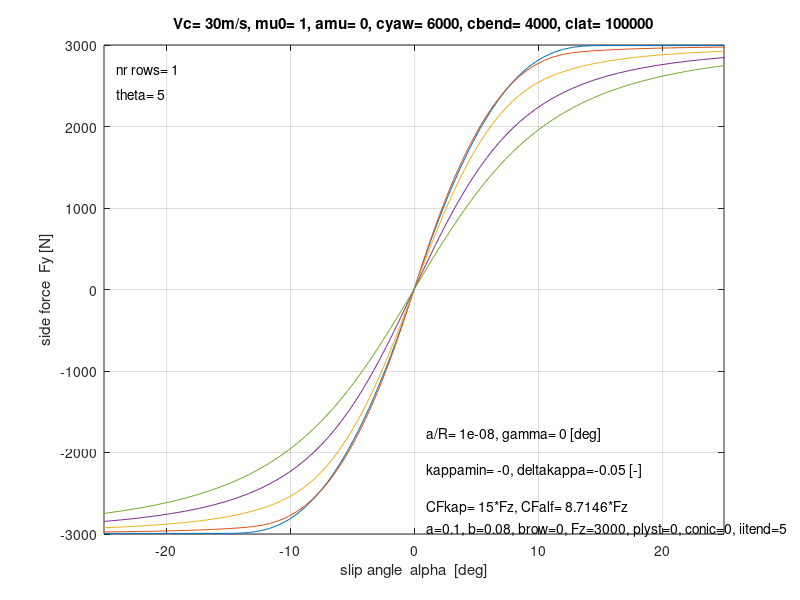
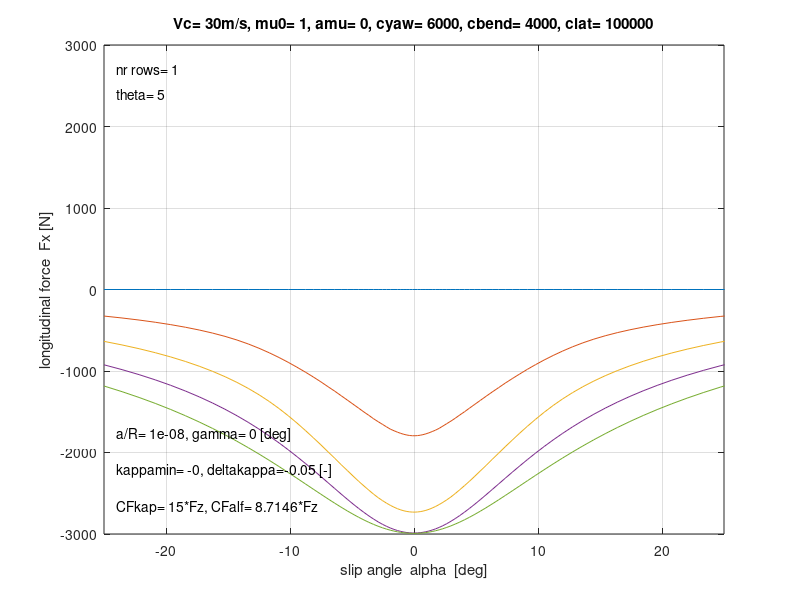
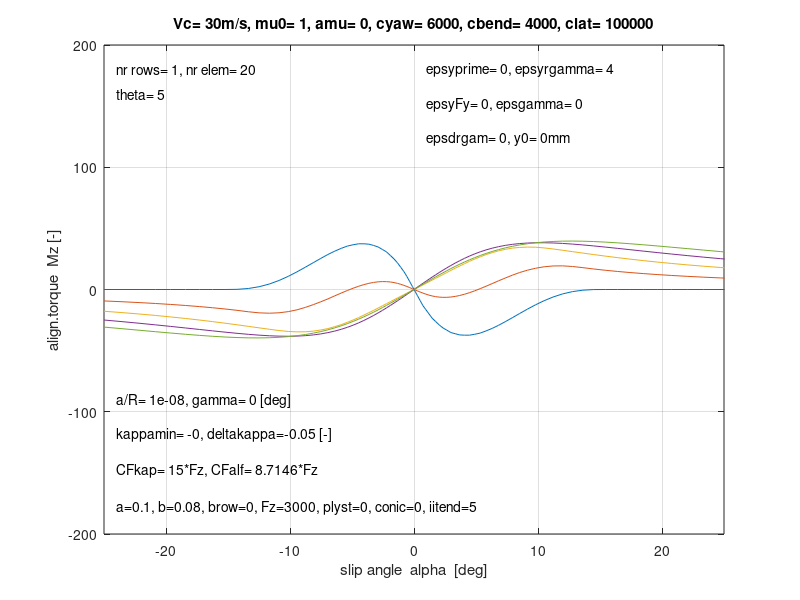
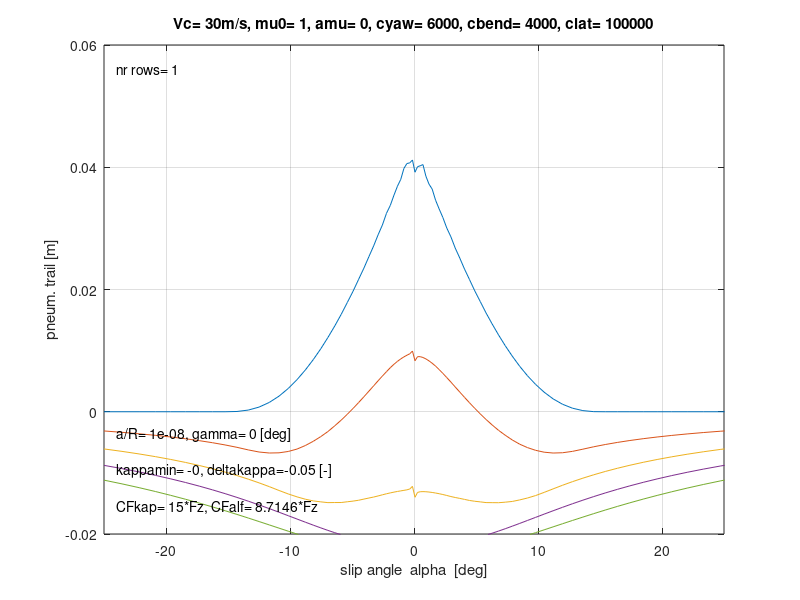

Write MATLAB code to recreate these figures, in order.
% **    TreadSim.m by H.B. Pacejka                                                              **
% **    August 1999 - February 2014                                                             **
% **    tread element following model                                                           **
% **    one, two or three rows                                                                  **  
% **    stationary response to lateral, longitudinal, camber and turn slip                      **
% **    carcass rigid with only lateral compliance effect in Mz                                 **
% **                        or                                                                  **
% **    carcass lateral, yaw and bending compliance                                             **
% **    with approximate slip speed dependent friction coefficient                              **  
% **    conicity, ply-steer, correction factors for lateral roll and camber distortion          ** 
% **    calculation of forces Fx, Fy and moment Mz (en t) as function of kappa, alpha or a/R    **
% **        (with kappa, a/R =aphit, gamma or alpha as changing motion parameter)               ** 
% **    option for making deformation picture for one set of motion variables                   **


      %**  model settings                
rigid=0;        % =1 if carcass is rigid, else =0
nrow=1;         % number of rows (1 or 2 or 3)
n=20;           % number of bristle elements in longitudinal direction


      %**  tyre parameters
Fz=3000;        % normal load [N]
re=0.3;         % effective rolling radius [m]
a=0.1;          % half contact length [m]
b=0.08;         % half contact width [m]
brow=0.05;      % half effective contact width [m]
mu0=1;          % friction coefficient [-]
amu=0.0;        % speed dependency coefficient for mu [s/m] ( mu=mu0/(1+amu*Vbi) );      0.03
CFkappaFz=15;   % long. slip stiffness over Fz [-]
alphadegply=0;  % ply-steer equivalent slip angle [deg]
gammadegcon=0;  % conicity equivalent camber angle [deg]

% stiffnesses of tyre carcass at contact patch at base of tread elements (as if measured on bare tyre) 
if rigid==0
  cyaw= 6000;      % [Nm/rad]    
  cbend=4000;      % [mN]        
  clat= 100000;    % [N/m]       suggested:  clat=Fz/(0.15*a)   
else
  cyaw= 10000000;  % [Nm/rad]  
  cbend=10000000;  % [mN]       
  clat= 10000000;  % [N/m]  
  c=1/100000;      % c=(1-epsyFy)/clat, Mz=Mz-c*Fx*Fy-y0*Fx, (0.25/100000),   'c is used if rigid'
end;

% for scaling Mz graphs and to set Mmax and Mmin, see part just below:   '% **   end of picture'  (at ca. 3/4 of script)   

      %**  correction parameters
epsyprime=0.0;  % reduction factor for moment (Mzprime) arm of Fx causing yaw distortion (slope);
                % arm =~(1-epsyprime)*ymeff   (0.5)
                % where ymeff represents effective lateral displacement of belt in contact zone
epsyrgamma=4;   % moment (Mz) arm for Fx due to sideways rolling caused by camber =
                % ygamroll=epsyrgamma*gamma*b; if abs(ygamroll)>b: ygamroll=b*sign(gamma)
epsyFy=0.0;     % reduction factor moment(Mz)arm for Fx due to sideways rolling caused by Fy
                % and the counter effect of longitudinal deflection
                % total moment {Mz) arm= ymeff= ym0+ydefl(1-epsyFy)+ygamroll  
epsdrgam=0.0;   % coefficient for reduced change eff. rolling radius left/right caused by camber
                % delta_re_Right=~ -(1-epsdrgam)*gamma*brow; suggestion: epsdrgam (=epsxgamma)=epsgamma
epsgamma=0.0;   % reduced camber curvature coefficient (will be >0) due to distorsion (=epsygamma) 
                % resulting camber contactline curvature (at mu=0)
                % 1/Rgamma=(1/re)*(1-epsgamma)*sin(gamma)
y0=0.00;        % initial lateral off-set (vo) , if rigid: Mz=Mz-c*Fx*Fy-y0*Fx  (0.005)


      %**  motion parameters (overruled if chosen as changed parameter or as running variable)
Vc=30;          % speed of contact centre [m/s]
alphadeg=0;     % [deg]    (slip angle) 
gammadeg=0;     % [deg]    (camber angle)
R=10000000;     % [m]      (aphit=a/R;   non-dimensional turnslip) 
kappa=0;        % [-]      (long. slip ratio)


      %**  control of graphs created
picture=0;      % if =1 then single set of values of motion variables is given and diagrams of 
                % force distribution and of carcass and tread elements deformation are produced

      %**  running variables

% if running variable (abscissa) (then =1 else =0)
kapparuns=0;    % longitudinal slip ratio
alpharuns=1;    % slip angle
aphitruns=0;    % non-dimensional turnslip (aphit=a/R)

      %**  varying parameters 

% if varying parameter (multiple curves in graph) (then =1 else =0)
kappapar=1;     % longitudinal slip ratio
alphapar=0;     % slip angle
gammapar=0;     % camber angle
aphitpar=0;     % non-dimensional turnslip (aphit=a/R)

      %**  picture motion setting

if picture ==1          % single set of values of motion variables
  alphapict= 4;        % slip angle in degrees
  gammapict= 0;        % camber angle in degrees
  Rpict= 1.00000000;   % turnslip = a/Rpict,  path curvature radius Rpict in m
  kappapict= -0.0;     % long. slip (from -1 to ....)
  n=30;
end; 
  
      %** ranges and step
                % side slip angle: alpha range and step [deg] (if chosen as running variable)
alphdegminr=-25.01;
alphdegmaxr=25;
g1a=0.05; g2a=0.2;      % deltalphdegr=g1a*abs(alphadeg)+g2a (varying alpha increment)

                % longidinal slip ratio: kappa range and step [-] (if chosen as running variable)
kappaminr=-0.99;        % negative: braking
kappamaxr= 0.8;         % positive: driving
g1k=0.1; g2k=0.01;      % deltakappar=g1k*abs(kappa)+g2k  (varying kappa increment) 

                % non-dim. turnslip: aphit (=a/R) range and step [-] (if chosen as running parameter)
aphitminr=0.01;
aphitmaxr=0.7;
g1t=0.01; g2t=0.01;     % deltaphitr=g1t*abs(aphit)+g2t   (varying aphit increment)

aphit=a/R; 
jmax=1; 
deltgamdeg=0; gamdegmin=gammadeg;             
deltalphdeg=0; alphdegmin=alphadeg;              
deltaphit=0; aphitmin=aphit;                     
deltakappa=0; kappamin=kappa;                  

      % **  changed motion parameters (number, minimum, step)
if gammapar==1      % **gamma** as changed motion parameter [deg]:  
  jmax=6; gamdegmin=-5; deltgamdeg=5;              
end;
if aphitpar==1      % **aphit (=a/R)** as changed motion parameter [-]:  
  jmax=12; aphitmin=-0.3; deltaphit=0.1;               
end;
if alphapar==1      % **alpha** as changed motion parameter [deg]: 
  jmax=6; alphdegmin=0.000001-2; deltalphdeg=2;           
end;
if kappapar==1      % **kappa** as changed motion parameter [-]:  
  jmax=5; kappamin=-0.0; deltakappa=-0.05;        
end;

      % **  end of parameter settings
            


      % **  start of computation

clf;
if nrow==1 
  brow=0; 
end;
if rigid ==1
  iitend=1;    % =1 (no iterations at rigid carcass!)
else
  iitend=5;    % =5....25 (number of iterations depends on carcass compliance)
end;

CFkappa=CFkappaFz*Fz; %[N/-] from this: cp=(1/(nrow*2*a*a))*CFkappa;
% cornering stiffness coeff. CFalpha/Fz [-] is calculated if alpharuns=1 for last parameter case

% resulting stiffness of tread elements, per row, per unit of circumfernce 
cp=(1/(nrow*2*a*a))*CFkappa;
theta=(1/3)*CFkappa/(mu0*Fz); % not used         
             
a2=a*a; a3=a2*a;
nCFa=0; CFalphaFz='?';

if picture==1
  jmax=1;
  alphadegmin=alphapict;
  gamdegmin=gammapict;
  aphitmin=a/Rpict;
  kappamin=kappapict;
end;   
         
      % **  begin gamma, aphit(=a/R), alpha or kappa-loop (as motion parameter) 
for j=1:jmax                           
gammadeg=gamdegmin+(j-1)*deltgamdeg;              
aphit=aphitmin+(j-1)*deltaphit;                        
alphadeg=alphdegmin+(j-1)*deltalphdeg;
kappa=kappamin+(j-1)*deltakappa;                        

alpha=alphadeg*pi/180;
gamma=(gammadeg+gammadegcon)*pi/180;
singam=sin(gamma);
cs0=alphadegply*pi/180;             % initial belt slope due to ply-steer
cc0=(1/re)*(1-epsgamma)*singam;     % initial belt lateral curvature due to camber and conicity
ym0=-0.5*cc0*a2;                    % initial belt lateral position at contact centre resulting from camber
                                    % at mu=0. This is a guess; then, y0i=cs0*a at leading edge (x=a)
ygamroll=epsyrgamma*singam*b;       % moment arm of Fx due to sideways rolling at camber
if abs(ygamroll)>b
  ygamroll=b*sign(gamma);
end;

cs=cs0;
cc=cc0;
ym=ym0;
Fy=0; Mzprime=0; Fym1=0; Mzm1=0; 
if alpharuns==1
  alphadeg=alphdegminr;
  imax=round((log(abs(1-g1a*alphdegminr/g2a))+log(abs(1+g1a*alphdegmaxr/g2a)))/g1a)+2;
end;
if kapparuns==1
  kappa=kappaminr;
  imax=round((log(abs(1-g1k*kappaminr/g2k))+log(abs(1+g1k*kappamaxr/g2k)))/g1k)+2;
end;
if aphitruns==1
  aphit=aphitminr;
  imax=round((log(abs(1-g1t*aphitminr/g2t))+log(abs(1+g1t*aphitmaxr/g2t)))/g1t)+5;
end;

if picture==1
  alphadeg=alphapict;
  alpha=alphadeg*pi/180;
  kappa=kappapict;
  aphit=a/Rpict;
  alphadegminr=alphapict;
  kappaminr=kappapict;
  aphitminr=a/Rpict;
  imax=1;
end;   

      % **  begin kappa or alpha or a/R (if running variable) ia-loop
for ia=1:imax                       

if alpharuns==1
  alpha=pi*alphadeg/180;
  Fym1=Fy;                        % needed for calculation of cornering stiffness
end;
R=a/(aphit+0.0001); 
Fy=0; Mzprime=0;                % initial value for iteration


      % **  begin carcass deflection iteration, iit-loop
for iit=1:iitend                    
slope=Mzprime/cyaw;      
cs=cs0+slope;                       % belt slope at contact centre w.r.t. wheel plane
curve=Fy/cbend;          
cc=cc0-curve;                       % belt lateral curvature in contact zone
ydefl= Fy/clat;     
ym=ym0+ydefl;                       % belt lateral position at contact centre w.r.t. wheel plane
yFyroll=-epsyFy*ydefl;
ymeff=ym+ygamroll+yFyroll;          % effective moment (Mz) arm for Fx

       % **  begin left (iLR=1) and right row (iLR=2) loop (if one row: nrow=1)
for iLR=1:nrow                     
  if nrow==1 
    ibLR=0; bLR=0;
  end;
  if nrow==2
    ibLR=(2*iLR-3); bLR=ibLR*brow;
  end;   
  if nrow==3
    ibLR=(iLR-2); bLR=ibLR*brow;  % left: bLR=-brow,  middle: bLR=0,  right: bLR=+brow
  end;
   
psidot= -Vc/R;

Vcx=Vc*cos(alpha);       
Vsx= -Vcx*kappa;         
Vsy= -Vcx*tan(alpha);    
Vr=Vcx-Vsx;
omega=Vr/re;
VcxLR=Vcx-bLR*psidot;
VsxLR=Vsx-bLR*psidot+bLR*omega*(1-epsdrgam)*singam;
VsyLR=Vsy;
VrLR=Vr;


deltat=2*a/(n*VrLR);
deltax=2*a/n;
xi=a; x(1)=a; 
ei=0; exi=0; eyi=0; Fxim1=0; Fyim1=0; Mzim1=0; 
px(1)=0; py(1)=0; pz(1)=0; p(1)=0;                 
sliding=0;
                    
      % **  begin i-loop: passage through contact length
for  i=2:n+1                             
eim1=ei; exim1=exi; eyim1=eyi;
xi=xi-deltax; xi2=xi*xi;
x(i)=xi;
dybdximean=cs+cc*(xi+0.5*deltax);
ybi=ym +cs*xi+0.5*cc*xi*xi+bLR;
ybieff=ymeff+cs*xi+0.5*cc*xi*xi+bLR;
Vbxi=VsxLR;
Vbyimean=VsyLR + (xi+0.5*deltax)*psidot - VrLR*dybdximean;
Vbi=sqrt(Vbxi*Vbxi+Vbyimean*Vbyimean); Vb(i)=Vbi; % belt point velocity
mu=mu0/(1+amu*Vbi);
pzi=0.75*Fz*(a2-xi2)/(a3*nrow); pz(i)=pzi; % vertical pressure distribution (qz)
deltasxi=deltat*Vbxi;
deltasyi=deltat*Vbyimean;

if sliding>0           % element is sliding
  ei=mu*pzi/cp;
  if i==2 
    eim1=0.00001;
    exim1=-eim1*Vbxi/Vbi;
    eyim1=-eim1*Vbyimean/Vbi;
  end;
  gi=0.5*eim1*((exim1-deltasxi)*(exim1-deltasxi)+(eyim1-deltasyi)*(eyim1-deltasyi)-ei*ei)/....
     (exim1*(exim1-deltasxi)+eyim1*(eyim1-deltasyi));
  exi=(1-gi/eim1)*exim1-deltasxi;
  eyi=(1-gi/eim1)*eyim1-deltasyi;
  ein=sqrt(exi*exi+eyi*eyi);
  exi=(ei/ein)*exi;                   % correction
  eyi=(ei/ein)*eyi;                   % correction
  pxi=(exi/ei)*mu*pzi;
  pyi=(eyi/ei)*mu*pzi;
  if gi<0                % element starts to adhere to the road
    sliding=0;
    exi=-deltasxi+exim1;
    eyi=-deltasyi+eyim1;
    ei=sqrt(exi*exi+eyi*eyi); e(i)=ei;
    pii=cp*ei;
    pxi=cp*exi;
    pyi=cp*eyi;
    if pii>mu*pzi
      pxi=(exi/ei)*mu*pzi;
      pyi=(eyi/ei)*mu*pzi;
      pii=mu*pzi;
      sliding=1;
    end;
  end;
else                     % element is adhering to the road
  exi=-deltasxi+exim1;
  eyi=-deltasyi+eyim1;
  ei=sqrt(exi*exi+eyi*eyi); e(i)=ei;
  pii=cp*ei;
  pxi=cp*exi;
  pyi=cp*eyi;
  if pii>mu*pzi           % element starts to slide    
    sliding=1;
    if i==2 
      eim1=0.00001;
      exim1=-eim1*Vbxi/Vbi;
      eyim1=-eim1*Vbyimean/Vbi;
    end;
    ei=mu*pzi/cp;                
    gi=0.5*eim1*((exim1-deltasxi)*(exim1-deltasxi)+(eyim1-deltasyi)*(eyim1-deltasyi)-ei*ei)/....
       (exim1*(exim1-deltasxi)+eyim1*(eyim1-deltasyi));
    exi=(1-gi/eim1)*exim1-deltasxi;   
    eyi=(1-gi/eim1)*eyim1-deltasyi;   
    ein=sqrt(exi*exi+eyi*eyi);
    exi=(ei/ein)*exi;                  % correction
    eyi=(ei/ein)*eyi;                  % correction
    pxi=(exi/ei)*mu*pzi;
    pyi=(eyi/ei)*mu*pzi;
  end;
end;            

pii=sqrt(pxi*pxi+pyi*pyi);

Fxi=Fxim1+pxi*2*a/n;
Fyi=Fyim1+pyi*2*a/n;
Mzi=Mzim1+(xi*pyi -ybieff*pxi)*2*a/n;
py(i)=pyi;
Fxim1=Fxi;
Fyim1=Fyi;
Mzim1=Mzi;

if picture==1
  if ibLR==-1   
  yL(1,i)=mu*pzi; yL(2,i)=pxi; yL(3,i)=pyi; yL(4,i)=pii; yL(5,i)=0;
  xelL(3*i-2)=xi; xelL(3*i-1)=xi+exi ; xelL(3*i)=xi;
  yelL(3*i-2)=ybi-bLR; yelL(3*i-1)=ybi-bLR+eyi ; yelL(3*i)=ybi-bLR;
  ey(i)=eyi;
  else
    if ibLR==0   
      yM(1,i)=mu*pzi; yM(2,i)=pxi; yM(3,i)=pyi; yM(4,i)=pii; yM(5,i)=0; yM(6,i)=pzi; yM(7,i)=1000*Vbi;
      xelM(3*i-2)=xi; xelM(3*i-1)=xi+exi ; xelM(3*i)=xi;
      yelM(3*i-2)=ybi-bLR; yelM(3*i-1)=ybi-bLR+eyi ; yelM(3*i)=ybi-bLR;
      ey(i)=eyi;
    else
      yR(1,i)=mu*pzi; yR(2,i)=pxi; yR(3,i)=pyi; yR(4,i)=pii; yR(5,i)=0;
      xelR(3*i-2)=xi; xelR(3*i-1)=xi+exi ; xelR(3*i)=xi;
      yelR(3*i-2)=ybi-bLR; yelR(3*i-1)=ybi-bLR+eyi ; yelR(3*i)=ybi-bLR;
      eyR(i)=eyi;
    end;
  end;
end;

end;  % **  end i-loop (passage through contact length)

      % **  forces and moment
if ibLR==-1
  FxL=Fxi; FyL=Fyi; MzL=Mzi;
else
  if ibLR==0  
    FxM=Fxi; FyM=Fyi; MzM=Mzi;
  else 
    FxR=Fxi; FyR=Fyi; MzR=Mzi;
  end;
end;

end;  % **  end iLR-loop (one, two or three rows of elements)

if nrow==1
  Fx=FxM;
  Fy=FyM;
  Mz=MzM;
else
  if nrow==2
    Fx=FxL+FxR;
    Fy=FyL+FyR;
    Mz=MzL+MzR;
  else
    Fx=FxL+FxR+FxM;
    Fy=FyL+FyR+FyM;
    Mz=MzL+MzR+MzM;
  end;
end;

Mzprime=Mz+Fx*ymeff*epsyprime;      % for torsion (slope) calculation

end;  % **  end iit-loop (carcass deflection iteration)

if rigid==1
  Mz=Mz-c*Fx*Fy-y0*Fx;
else
  Mz=Mz-y0*Fx;
end;

t=-Mz/Fy;    % pneumatic trail

yfx(ia,j)=Fx;
yfy(ia,j)=Fy;
ymz(ia,j)=Mz;
yt(ia,j)=t;
%if ia>4
 % ytdiff(ia-4)=-(ymz(ia)-ymz(ia-4))/(yfy(ia)-yfy(ia-4));
 % xamean(ia-4)=xa(ia-2);
%end;
if kapparuns==1
  xa(ia,j)=kappa;
end;
if alpharuns==1
  xa(ia,j)=alphadeg;
end;
if aphitruns==1
  xa(ia,j)=aphit;
end;

      % ** calculation of CFalpha/Fz (take deltalphadegr small!)
if alpharuns==1                     
  if nCFa==0
    if ia>1
      if alpha>0
        if gamma==0
          if abs(aphit)<0.001
            if kappa==0
              CFalphaFz=(Fy-Fym1)/(Fz*pi*deltalphdegr/180);
              nCFa=1;
            end;
          end;
        end;
      end;
    end;
  end;
else
  CFalphaFz='?';   
end;

if alpharuns==1
  deltalphdegr=g1a*abs(alphadeg)+g2a;
  alphadeg=alphadeg+deltalphdegr;
end;
if kapparuns==1
  deltakappar=g1k*abs(kappa)+g2k;
  kappa=kappa+deltakappar;
end;
if aphitruns==1
  deltaphitr=g1t*abs(aphit)+g2t;
  aphit=aphit+deltaphitr;
end;

end;       % **  end running variable ia-loop 

end;       % **  end motion parameter j-loop


if picture==1
  xelL(1)=a; xelL(2)=a ; xelL(3)=a;  
  yelL(1)=0; yelL(2)=0 ; yelL(3)=ym +cs*a+0.5*cc*a*a;  
  xelL(3*(n+1)+1)=-a; yelL(3*(n+1)+1)=0;
  xelL(3*(n+1)+2)=a; yelL(3*(n+1)+2)=0;
  xelM(1)=a; xelM(2)=a ; xelM(3)=a;  
  yelM(1)=0; yelM(2)=0 ; yelM(3)=ym +cs*a+0.5*cc*a*a;  
  xelM(3*(n+1)+1)=-a; yelM(3*(n+1)+1)=0;
  xelM(3*(n+1)+2)=a; yelM(3*(n+1)+2)=0;
  xelR(1)=a; xelR(2)=a ; xelR(3)=a;  
  yelR(1)=0; yelR(2)=0 ; yelR(3)=ym +cs*a+0.5*cc*a*a;  
  xelR(3*(n+1)+1)=-a; yelR(3*(n+1)+1)=0;
  xelR(3*(n+1)+2)=a; yelR(3*(n+1)+2)=0;
  if rigid==1
    yc=Fy*c;
    for i=3:3*(n+1)
      yelL(i)=yelL(i)+yc;
      yelM(i)=yelM(i)+yc;
      yelR(i)=yelR(i)+yc;
    end;   
  end;

        % **  plots picture of force distribution and deformations
if nrow~=2                     
  figure(1);
  plot(x,yM);     
  xlabel('x  [m]'); 
  ylabel('d.blue: mu*pz, l.blue: p, green: px, red: py, sepia: pz[N/m], black: Vb[mm/s]');
  text(-0.1,16500,['alpha= ',num2str(alphapict),' deg, gamma= ',num2str(gammapict),' deg, kappa= ',num2str(kappapict),', R= ',num2str(Rpict),'m']);
  text(-0.1,18500,['cyaw= ',num2str(cyaw),', cbend= ',num2str(cbend),', clat= ',num2str(clat),', cp= ',num2str(cp)]);
  text(-0.1,14500,['theta= ',num2str(theta)]);
  text(-0.1,12500,['epsyprime= ',num2str(epsyprime),', epsyrgamma= ',num2str(epsyrgamma)]);
  text(-0.1,10500,['epsyFy= ',num2str(epsyFy),', epsgamma= ',num2str(epsgamma)]);
  text(-0.1,8500,['epsdrgam= ',num2str(epsdrgam),', y0= ',num2str(y0*1000),'mm']);
  if nrow==1 
    text(0.03,12500,'SINGLE ROW');
  else 
    text(0.03,12500,'MIDDLE ROW'); 
  end;
  axis([-0.11,0.11,-5000,20000]);
  grid;

  figure(2);
  plot(xelM,-yelM);
  xlabel('x and longitudinal deflections [m]'); 
  ylabel('lateral deflections  [m]');
  text(-0.1,0.007,['alpha= ',num2str(alphapict),' deg, gamma= ',num2str(gammapict),' deg, kappa= ',num2str(kappapict),', R= ',num2str(Rpict),'m']);
  if rigid==1
    text(-0.1,0.009,['** RIGID **,  c= ',num2str(c),'m/N']);
  else   
    text(-0.1,0.009,['cyaw= ',num2str(cyaw),', cbend= ',num2str(cbend),', clat= ',num2str(clat),', cp= ',num2str(cp)]);
  end;
  text(-0.02,0.005,['Fy= ',num2str(round(Fy)),'N,  Mz= ',num2str(round(Mz)),'Nm']);
  if nrow==1 
    text(-0.1,0.005,'SINGLE ROW');
  else 
    text(-0.1,0.005,'MIDDLE ROW'); 
  end;
  axis([-0.11,0.11,-0.04,0.01]);
end;

if nrow~=1
  figure(3);
  plot(x,yR);     
  xlabel('x  [m]'); 
  ylabel('d.blue: mu*pz,  l.blue: p,  green: px,  red: py  [N/m]');
  text(-0.1,16500,['alpha= ',num2str(alphapict),' [deg], gamma= ',num2str(gammapict),' [deg], kappa= ',num2str(kappapict),' [-], R= ',num2str(Rpict),' [m]']);
  text(-0.1,18500,['cyaw= ',num2str(cyaw),', cbend= ',num2str(cbend),', clat= ',num2str(clat),', cp= ',num2str(cp)]);
  text(-0.1,12500,'RIGHT ROW');
  axis([-0.11,0.11,-5000,20000]);
  grid;

  figure(4);
  plot(xelR,-yelR);
  xlabel('x and longitudinal deflections [m]'); 
  ylabel('lateral deflections  [m]');
  text(-0.1,0.007,['alpha= ',num2str(alphapict),' [deg], gamma= ',num2str(gammapict),' [deg], kappa= ',num2str(kappapict),' [-], R= ',num2str(Rpict),' [m]']);
  if rigid==1
    text(-0.1,0.009,['** RIGID **,  c= ',num2str(c),'m/N']);
  else   
    text(-0.1,0.009,['cyaw= ',num2str(cyaw),', cbend= ',num2str(cbend),', clat= ',num2str(clat),', cp= ',num2str(cp)]);
  end;
  text(-0.1,0.005,['RIGHT ROW,   brow/a= ',num2str(brow/a)]);
  axis([-0.11,0.11,-0.04,0.01]);

  figure(5);
  plot(x,yL);     
  xlabel('x  [m]'); 
  ylabel('d.blue: mu*pz,  l.blue: p,  green: px,  red: py  [N/m]');
  text(-0.1,16500,['alpha= ',num2str(alphapict),' deg, gamma= ',num2str(gammapict),' deg, kappa= ',num2str(kappapict),', R= ',num2str(Rpict),'m']);
  text(-0.1,18500,['cyaw= ',num2str(cyaw),', cbend= ',num2str(cbend),', clat= ',num2str(clat),', cp= ',num2str(cp)]);
  text(-0.1,14500,['theta= ',num2str(theta)]);
  text(-0.1,12500,['epsyprime= ',num2str(epsyprime),', epsyrgamma= ',num2str(epsyrgamma)]);
  text(-0.1,10500,['epsyFy= ',num2str(epsyFy),', epsgamma= ',num2str(epsgamma)]);
  text(-0.1,8500,['epsdrgam= ',num2str(epsdrgam),', y0= ',num2str(y0*1000),'mm']);
  text(0.03,12500,'LEFT ROW'); 
  axis([-0.11,0.11,-5000,20000]);
  grid;

  figure(6);
  plot(xelL,-yelL);
  xlabel('x and longitudinal deflections [m]'); ylabel('lateral deflections  [m]');
  text(-0.1,0.007,['alpha= ',num2str(alphapict),' deg, gamma= ',num2str(gammapict),' deg, kappa= ',num2str(kappapict),', R= ',num2str(Rpict),'m']);
  if rigid==1
    text(-0.1,0.009,['** RIGID **,  c= ',num2str(c),'m/N']);
  else   
    text(-0.1,0.009,['cyaw= ',num2str(cyaw),', cbend= ',num2str(cbend),', clat= ',num2str(clat),', cp= ',num2str(cp)]);
  end;
  text(-0.02,0.005,['Fy= ',num2str(round(Fy)),'N,  Mz= ',num2str(round(Mz)),'Nm']);
  text(-0.1,0.005,'LEFT ROW'); 
  axis([-0.11,0.11,-0.04,0.01]);
end;
           % **    end of picture


else
        % **  plots with running variable
if alpharuns==1
  xmin=alphdegminr; xmax=alphdegmaxr; xtext='slip angle  alpha  [deg]';
  Fxmin=-mu0*Fz; Fxmax=mu0*Fz; 
  Fymin=-mu0*Fz; Fymax=mu0*Fz; 
  Mmin=-200; Mmax=200;
  %Mmin=1.1*0.1*a*Fymin; Mmax=0.9*0.1*a*Fymax; 
  tmin=-0.2*a; tmax=0.6*a; ax=0.25; ay=0; partext1=['CFkap= ',num2str(CFkappaFz),'*Fz, CFalf= ',num2str(CFalphaFz),'*Fz'];
end;
if kapparuns==1
  xmin=kappaminr; xmax=kappamaxr; xtext='longitudinal slip ratio  kappa  [-]';
  Fxmin=-mu0*Fz; Fxmax=mu0*Fz; Fymin=-mu0*Fz; Fymax=mu0*Fz; 
  Mmin=-50; Mmax=50;
  %Mmin=1.1*0.1*a*Fymin; Mmax=0.9*0.1*a*Fymax; 
  tmin=-0.2*a; tmax=0.6*a; ax=-0.25; ay=0; partext1=['CFkap= ',num2str(CFkappaFz),'*Fz']; 
end;
if aphitruns==1
  xmin=0; xmax=aphitmaxr; xtext='non-dim. turn slip  aphit= a/R  [-]';
  Fxmin=-mu0*Fz; Fxmax=mu0*Fz; Fymin=-mu0*Fz/3; Fymax=mu0*Fz; Mmin=1.1*a*Fymin/6; Mmax=0.9*0.8*a*Fymax; 
  tmin=-a; tmax=0.2*a; ax=0.25; ay=0; partext1=['CFkap= ',num2str(CFkappaFz),'*Fz']; 
end;

xl=xmax-xmin; Fxl=Fxmax-Fxmin; Fyl=Fymax-Fymin; Ml=Mmax-Mmin; tl=tmax-tmin;

if kappapar==1
  if alpharuns==1 
    partext0=['a/R= ',num2str(aphit),', gamma= ',num2str(gammadeg),' [deg]']; 
  else 
    partext0=['alpha= ',num2str(alphadeg),', gamma= ',num2str(gammadeg),' [deg]']; 
  end;
  if jmax==1
    partext=['kappa= ',num2str(kappamin)]; 
  else
    partext=['kappamin= ',num2str(kappamin), ', deltakappa=',num2str(deltakappa),' [-]']; 
  end;
elseif gammapar==1
  if alpharuns==1 
    partext0=['a/R= ',num2str(aphit),', kappa= ',num2str(kappa)]; 
  elseif kapparuns==1 
    partext0=['alpha= ',num2str(alphadeg),' [deg]',', a/R= ',num2str(aphit)];
  else
    partext0=['alpha= ',num2str(alphadeg),' [deg]',', kappa= ',num2str(kappa)];
  end;
  if jmax==1
    partext=['gamma= ',num2str(gamdegmin),' [deg]']; 
  else
    partext=['gammamin= ',num2str(gamdegmin), ', deltagamma=',num2str(deltgamdeg),' [deg]']; 
  end;
elseif alphapar==1
  if kapparuns==1 
    partext0=['a/R= ',num2str(aphit),', gamma= ',num2str(gammadeg),' [deg]']; 
  else 
    partext0=['kappa= ',num2str(kappa),', gamma= ',num2str(gammadeg),' [deg]']; 
  end;
  if jmax==1
    partext=['alpha= ',num2str(alphdegmin),' [deg]']; 
  else
    partext=['alphamin= ',num2str(alphdegmin), ', deltaalpha=',num2str(deltalphdeg),' [deg]']; 
  end;
elseif aphitpar==1
  if alpharuns==1
    partext0=['kappa= ',num2str(kappa),', gamma= ',num2str(gammadeg),' [deg]']; 
  else 
    partext0=['alpha= ',num2str(alphadeg),' [deg]',', gamma= ',num2str(gammadeg),' [deg]']; 
  end;
  if jmax==1
    partext=['aphit= ',num2str(aphitmin)]; 
  else
    partext=['aphitmin= ',num2str(aphitmin), ', deltaaphit=',num2str(deltaphit),' [-]']; 
  end;
else      
  if alpharuns==1 
    partext0=['a/R= ',num2str(aphit),', kappa= ',num2str(kappa)]; 
  elseif kapparuns==1 
    partext0=['alpha= ',num2str(alphadeg),' [deg]',', a/R= ',num2str(aphit)];
  else
    partext0=['alpha= ',num2str(alphadeg),' [deg]',', kappa= ',num2str(kappa)];
  end;
  partext=['gamma= ',num2str(gamdegmin),' [deg]'];   
end;    
if rigid==0
  texttitle= ['Vc= ',num2str(Vc),'m/s, mu0= ',num2str(mu0),', amu= ',num2str(amu),', cyaw= ',num2str(cyaw),', cbend= ',num2str(cbend),', clat= ',num2str(clat)];
else
  texttitle= ['Vc= ',num2str(Vc),'m/s , mu0= ',num2str(mu0),' , amu= ',num2str(amu),' , c= ',num2str(c),' , y0= ',num2str(y0),'      (rigid carcass)'];
end;
partext2= ['a=',num2str(a),', b=',num2str(b),', brow=',num2str(brow),', Fz=',num2str(Fz),', plyst=',num2str(alphadegply),', conic=',num2str(gammadegcon),', iitend=',num2str(iitend)];


figure(1);
plot(xa,yfy); ylabel('side force  Fy [N]'); xlabel(xtext);
title(texttitle);
text(xmin+0.02*xl, Fymin+(0.95-1.5*ay)*Fyl,['nr rows= ',num2str(nrow)]);
text(xmin+0.02*xl, Fymin+(0.9-1.5*ay)*Fyl,['theta= ',num2str(theta)]);
text(xmin+(0.27+ax)*xl, Fymin+0.205*Fyl,partext0);
text(xmin+(0.27+ax)*xl, Fymin+0.13*Fyl,partext);
text(xmin+(0.27+ax)*xl, Fymin+0.055*Fyl,partext1);
text(xmin+(0.27+ax)*xl, Fymin+0.01*Fyl,partext2);
axis([xmin,xmax,Fymin,Fymax]);
grid;

figure(2);
plot(xa,yfx); ylabel('longitudinal force  Fx [N]'); xlabel(xtext);
title(texttitle);
text(xmin+0.02*xl, Fymin+0.95*Fyl,['nr rows= ',num2str(nrow)]);
text(xmin+0.02*xl, Fymin+0.9*Fyl,['theta= ',num2str(theta)]);
text(xmin+(0.27-ax)*xl, Fymin+0.205*Fyl,partext0);
text(xmin+(0.27-ax)*xl, Fymin+0.13*Fyl,partext);
text(xmin+(0.27-ax)*xl, Fymin+0.055*Fyl,partext1);
axis([xmin,xmax,Fxmin,Fxmax]);
grid;

figure(3);
plot(xa,ymz); ylabel('align.torque  Mz [-]'); xlabel(xtext);
title(texttitle);
text(xmin+0.02*xl, Mmin+0.95*Ml,['nr rows= ',num2str(nrow),', nr elem= ',num2str(n)]);
text(xmin+0.02*xl, Mmin+0.9*Ml,['theta= ',num2str(theta)]);
text(xmin+0.52*xl, Mmin+0.95*Ml,['epsyprime= ',num2str(epsyprime),', epsyrgamma= ',num2str(epsyrgamma)]);
text(xmin+0.52*xl, Mmin+0.88*Ml,['epsyFy= ',num2str(epsyFy),', epsgamma= ',num2str(epsgamma)]);
text(xmin+0.52*xl, Mmin+0.81*Ml,['epsdrgam= ',num2str(epsdrgam),', y0= ',num2str(y0*1000),'mm']);
text(xmin+0.02*xl, Mmin+(0.275+ay)*Ml,partext0);
text(xmin+0.02*xl, Mmin+(0.205+ay)*Ml,partext);
text(xmin+0.02*xl, Mmin+(0.13+ay)*Ml,partext1);
text(xmin+0.02*xl, Mmin+(0.055+ay)*Ml,partext2);
axis([xmin,xmax,Mmin,Mmax]);
grid;

figure(4);
plot(xa,yt); ylabel('pneum. trail [m]'); xlabel(xtext);
title(texttitle);
text(xmin+0.02*xl, tmin+0.95*tl,['nr rows= ',num2str(nrow)]);
text(xmin+0.02*xl, tmin+0.205*tl,partext0);
text(xmin+0.02*xl, tmin+0.13*tl,partext);
text(xmin+0.02*xl, tmin+0.055*tl,partext1);
axis([xmin,xmax,tmin,tmax]);
grid;

figure(5);
plot(yfx,yfy); ylabel('side force [N]'); xlabel('longitudinal force [N]');
title(texttitle);
text(Fxmin+0.03*Fxl, Fymin+0.95*Fyl,['nr rows= ',num2str(nrow)]);
text(Fxmin+0.03*Fxl, Fymin+0.205*Fyl,partext0);
text(Fxmin+0.03*Fxl, Fymin+0.13*Fyl,partext);
text(Fxmin+0.03*Fxl, Fymin+0.055*Fyl,partext1);
text(Fxmin+0.03*Fxl, Fymin+0.01*Fyl,partext2);
axis([1.2*Fxmin,1.2*Fxmax,Fymin,Fymax]);
grid;

figure(6);
plot(yfx,ymz); ylabel('aligning torque [Nm]'); xlabel('longitudinal force [N]');
title(texttitle);
text(Fxmin+0.03*Fxl, Mmin+0.95*Ml,['nr rows= ',num2str(nrow)]);
text(Fxmin+0.52*Fxl, Mmin+0.95*Ml,['epsyprime= ',num2str(epsyprime),', epsyrgamma= ',num2str(epsyrgamma)]);
text(Fxmin+0.52*Fxl, Mmin+0.88*Ml,['epsyFy= ',num2str(epsyFy),', epsgamma= ',num2str(epsgamma)]);
text(Fxmin+0.52*Fxl, Mmin+0.81*Ml,['epsdrgam= ',num2str(epsdrgam),', y0= ',num2str(y0*1000),'mm']);
text(Fxmin+0.03*Fxl, Mmin+0.205*Ml,partext0);
text(Fxmin+0.03*Fxl, Mmin+0.13*Ml,partext);
text(Fxmin+0.03*Fxl, Mmin+0.055*Ml,partext1);
text(Fxmin+0.03*Fxl, Mmin+0.0*Ml,partext2);
axis([1.2*Fxmin,1.2*Fxmax,Mmin,Mmax]);
grid;

end;
clear;
